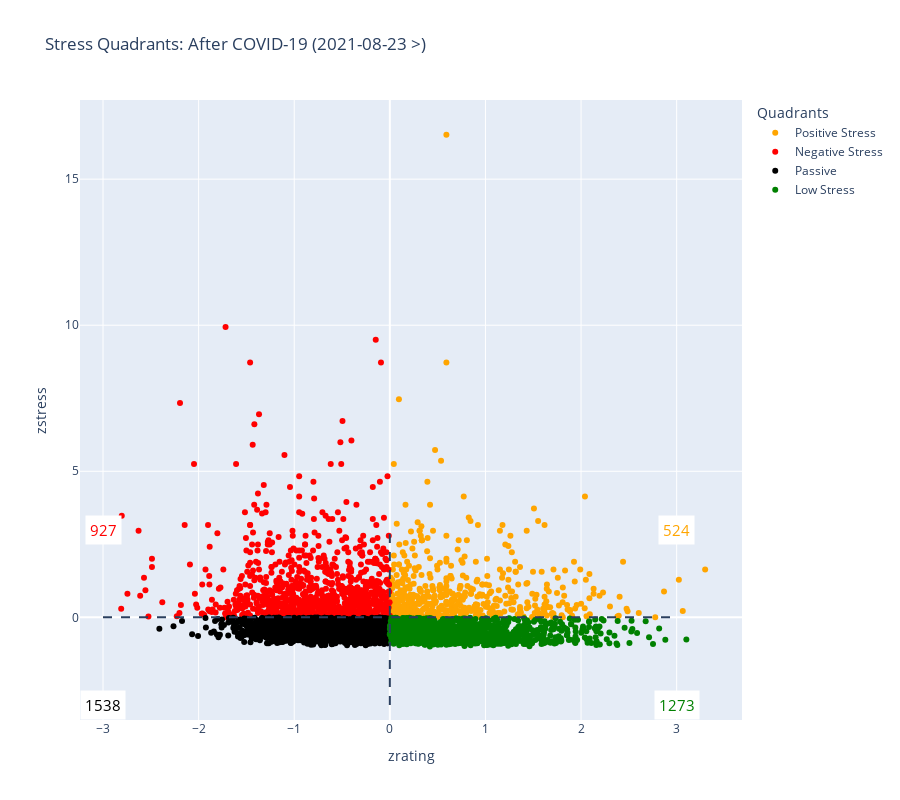

Source (notebook cell):
### Code cell
plot_quadrants(results_after, title=f"After COVID-19 ({after_date} >)")

### Figure 1 — Plotly figure (JSON) as saved in the notebook; plotly's stock layout.template omitted (floating-point values rounded to 4 significant figures; data arrays with more than 128 entries replaced by an {"elided": "..."} marker saying what was removed)
{"data": [{"hovertext": {"elided": "524 str values"}, "marker": {"color": "orange"}, "mode": "markers", "name": "Positive Stress", "type": "scatter", "x": {"elided": "524 float values"}, "y": {"elided": "524 float values"}}, {"hovertext": {"elided": "927 str values"}, "marker": {"color": "red"}, "mode": "markers", "name": "Negative Stress", "type": "scatter", "x": {"elided": "927 float values"}, "y": {"elided": "927 float values"}}, {"hovertext": {"elided": "1538 str values"}, "marker": {"color": "black"}, "mode": "markers", "name": "Passive", "type": "scatter", "x": {"elided": "1538 float values"}, "y": {"elided": "1538 float values"}}, {"hovertext": {"elided": "1273 str values"}, "marker": {"color": "green"}, "mode": "markers", "name": "Low Stress", "type": "scatter", "x": {"elided": "1273 float values"}, "y": {"elided": "1273 float values"}}], "layout": {"annotations": [{"bgcolor": "white", "borderpad": 4, "font": {"color": "orange", "size": 15}, "showarrow": false, "text": "524", "x": 3, "y": 3}, {"bgcolor": "white", "borderpad": 4, "font": {"color": "red", "size": 15}, "showarrow": false, "text": "927", "x": -3, "y": 3}, {"bgcolor": "white", "borderpad": 4, "font": {"color": "black", "size": 15}, "showarrow": false, "text": "1538", "x": -3, "y": -3}, {"bgcolor": "white", "borderpad": 4, "font": {"color": "green", "size": 15}, "showarrow": false, "text": "1273", "x": 3, "y": -3}], "height": 800, "legend": {"title": {"text": "Quadrants"}}, "shapes": [{"line": {"dash": "dash"}, "type": "line", "x0": 0, "x1": 0, "y0": -3, "y1": 3}, {"line": {"dash": "dash"}, "type": "line", "x0": -3, "x1": 3, "y0": 0, "y1": 0}], "title": {"text": "Stress Quadrants: After COVID-19 (2021-08-23 >)"}, "xaxis": {"title": {"text": "zrating"}}, "yaxis": {"title": {"text": "zstress"}}}}
